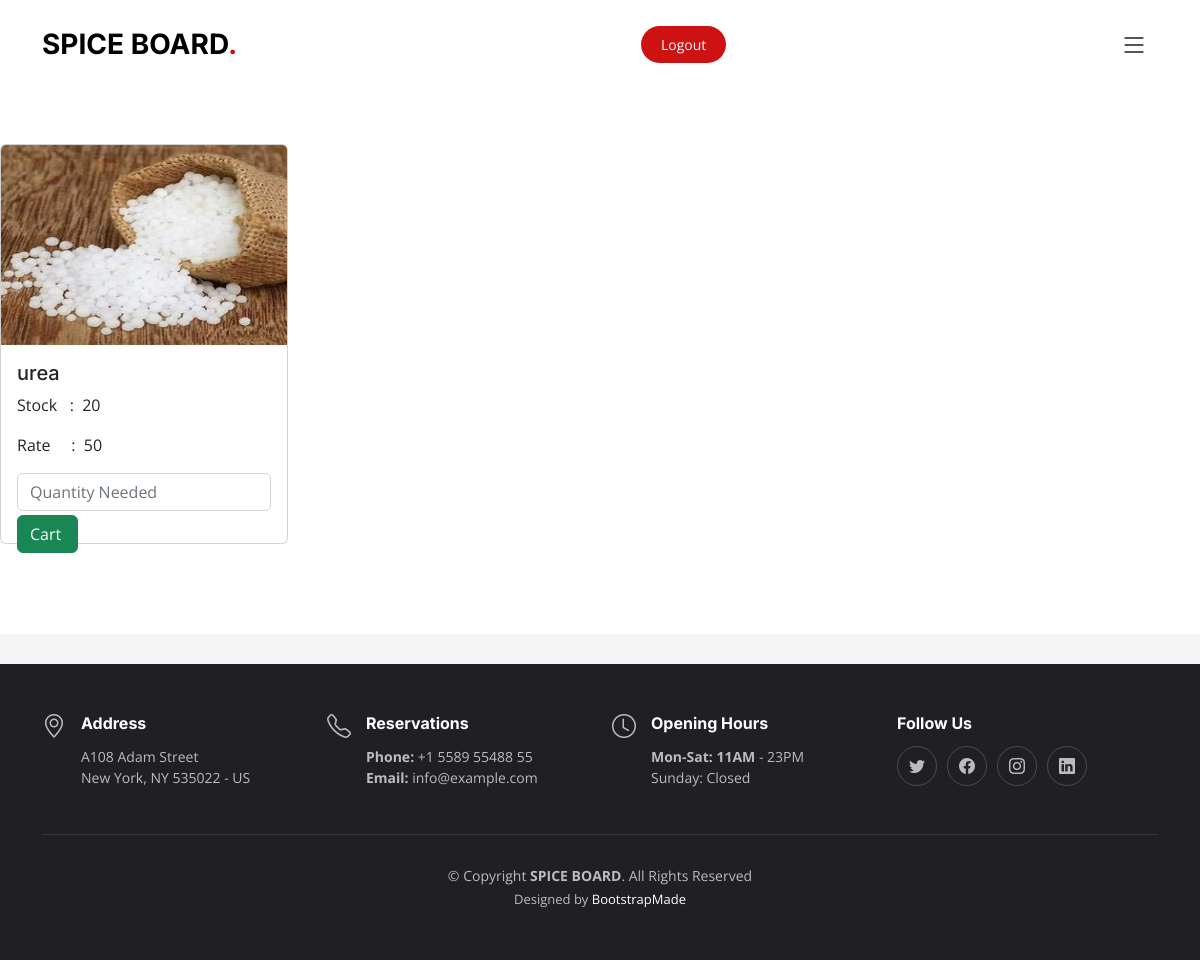
Page /farmer_view_fert/ (signed in) on the committed database.
### app/models.py (models this page shows)
class Supply_table(models.Model):
    sid = models.AutoField(primary_key=True)
    s_name=models.CharField(max_length=100)
    s_img=models.ImageField(max_length=100)
    s_cat=models.CharField(max_length=100)
    s_stock=models.CharField(max_length=100)
    s_rate=models.CharField(max_length=100)
    fid=models.ForeignKey(Farmertable,on_delete=models.CASCADE,blank=True,null=True)
    sup1=models.CharField(max_length=100,default="" )
    sup2=models.CharField(max_length=100,default="" )

### app/views.py (the view, shortened to what this page needs)
# urls.py: path('farmer_view_fert/', views.farmer_view_fert),
def farmer_view_fert(request):
    msg = request.GET.get("msg")
    fid=request.session['fid']
    abc=Supply_table.objects.filter(s_cat="fert")
    current_date = datetime.date.today()
    current_time = timezone.now()
    current_time = timezone.now()
    timezone_India = pytz.timezone('Asia/Kolkata')
    India_time = current_time.astimezone(timezone_India)
    return render(request, 'farmer/farmer_view_fert.html',{"abc":abc,"msg":msg})

### templates/farmer/farmer_view_fert.html (shortened to what this page needs)
{% extends 'farmer/farmer_home.html' %}
	{% load static %}
	{% block content %}
    <br><br><br><br><br><br>
    <div class="row">
        {% for i in abc%}
        <div class="col-3">
                    <div class="card" style="width: 18rem;height:25rem;">
                        <img src="/static/assets/image/{{i.s_img}}" class="card-img-top" style="height: 200px;" alt="...">
                        <div class="card-body">
                          <h5 class="card-title">{{i.s_name}}</h5>
                          <p class="card-text">Stock &nbsp : &nbsp{{i.s_stock}}</p>
                          <p class="card-text">Rate &nbsp &nbsp  : &nbsp{{i.s_rate}}</p>
                          <form method="post">
            <input type="number"name="a2" class="form-control" placeholder="Quantity Needed">
            <input type="submit" value="Cart " class="btn btn-success mt-1">
                          </form>
                        </div>
                      </div>
                </div>
        {% endfor %}
    </div>
	{% endblock %}

### static/assets/css/main.css (style rules this page uses)
:root { --font-default: "Open Sans", system-ui, -apple-system, "Segoe UI", Roboto, "Helvetica Neue", Arial, "Noto Sans", "Liberation Sans", sans-serif, "Apple Color Emoji", "Segoe UI Emoji", "Segoe UI Symbol", "Noto Color Emoji"; --font-primary: "Amatic SC", sans-serif; --font-secondary: "Inter", sans-serif; }
:root { --color-default: #212529; --color-primary: #ce1212; --color-secondary: #37373f; }
:root { scroll-behavior: smooth; }
body { font-family: var(--font-default); color: var(--color-default); }
h1, h2, h3, h4, h5, h6 { font-family: var(--font-secondary); }

### rows in the picture
Supply_table: s_img (picture), s_name "urea", s_stock "20", s_rate "50"
